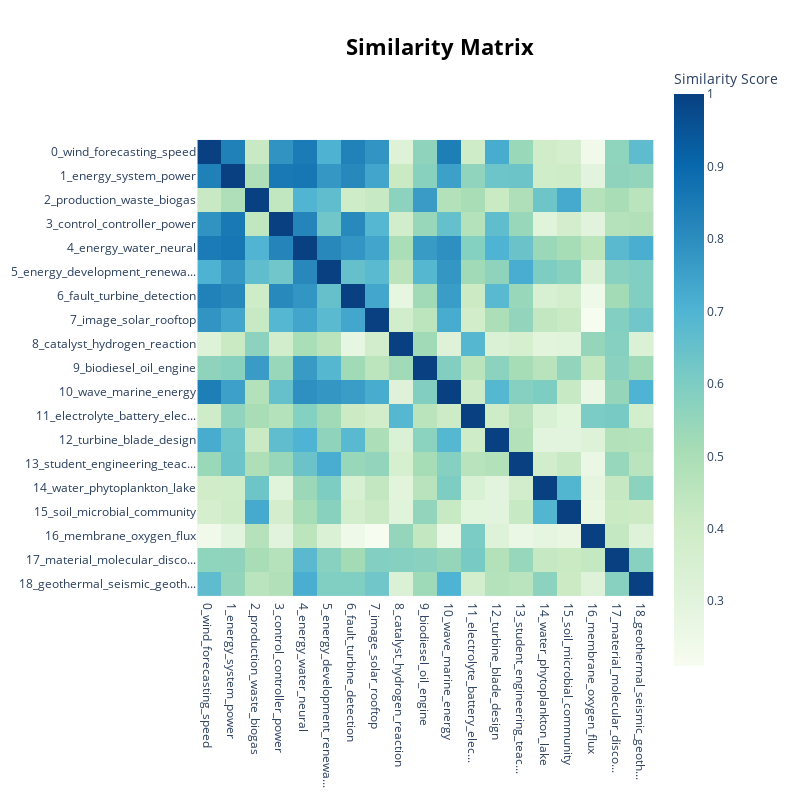

Write notebook code for a chart like this one.
### Code cell
# 4. Visualize similarity matrix
fig_heatmap = topic_model.visualize_heatmap()
fig_heatmap.show()
fig_heatmap.write_html("topic_heatmap.html")

### Figure 1 — Plotly figure (JSON) as saved in the notebook; plotly's stock layout.template omitted (floating-point values rounded to 4 significant figures; data arrays with more than 128 entries replaced by an {"elided": "..."} marker saying what was removed)
{"data": [{"coloraxis": "coloraxis", "hovertemplate": "x: %{x}<br>y: %{y}<br>Similarity Score: %{z}<extra></extra>", "name": "0", "type": "heatmap", "x": ["0_wind_forecasting_speed", "1_energy_system_power", "2_production_waste_biogas", "3_control_controller_power", "4_energy_water_neural", "5_energy_development_renewa...", "6_fault_turbine_detection", "7_image_solar_rooftop", "8_catalyst_hydrogen_reaction", "9_biodiesel_oil_engine", "10_wave_marine_energy", "11_electrolyte_battery_elec...", "12_turbine_blade_design", "13_student_engineering_teac...", "14_water_phytoplankton_lake", "15_soil_microbial_community", "16_membrane_oxygen_flux", "17_material_molecular_disco...", "18_geothermal_seismic_geoth..."], "xaxis": "x", "y": ["0_wind_forecasting_speed", "1_energy_system_power", "2_production_waste_biogas", "3_control_controller_power", "4_energy_water_neural", "5_energy_development_renewa...", "6_fault_turbine_detection", "7_image_solar_rooftop", "8_catalyst_hydrogen_reaction", "9_biodiesel_oil_engine", "10_wave_marine_energy", "11_electrolyte_battery_elec...", "12_turbine_blade_design", "13_student_engineering_teac...", "14_water_phytoplankton_lake", "15_soil_microbial_community", "16_membrane_oxygen_flux", "17_material_molecular_disco...", "18_geothermal_seismic_geoth..."], "yaxis": "y", "z": {"elided": "19x19 float values"}}], "layout": {"coloraxis": {"colorbar": {"title": {"text": "Similarity Score"}}, "colorscale": [[0, "rgb(247,252,240)"], [0.125, "rgb(224,243,219)"], [0.25, "rgb(204,235,197)"], [0.375, "rgb(168,221,181)"], [0.5, "rgb(123,204,196)"], [0.625, "rgb(78,179,211)"], [0.75, "rgb(43,140,190)"], [0.875, "rgb(8,104,172)"], [1, "rgb(8,64,129)"]]}, "height": 800, "hoverlabel": {"bgcolor": "white", "font": {"family": "Rockwell", "size": 16}}, "legend": {"title": {"text": "Trend"}}, "margin": {"t": 60}, "showlegend": true, "title": {"font": {"color": "Black", "size": 22}, "text": "<b>Similarity Matrix</b>", "x": 0.55, "xanchor": "center", "y": 0.95, "yanchor": "top"}, "width": 800, "xaxis": {"anchor": "y", "constrain": "domain", "domain": [0, 1], "scaleanchor": "y"}, "yaxis": {"anchor": "x", "autorange": "reversed", "constrain": "domain", "domain": [0, 1]}}}
